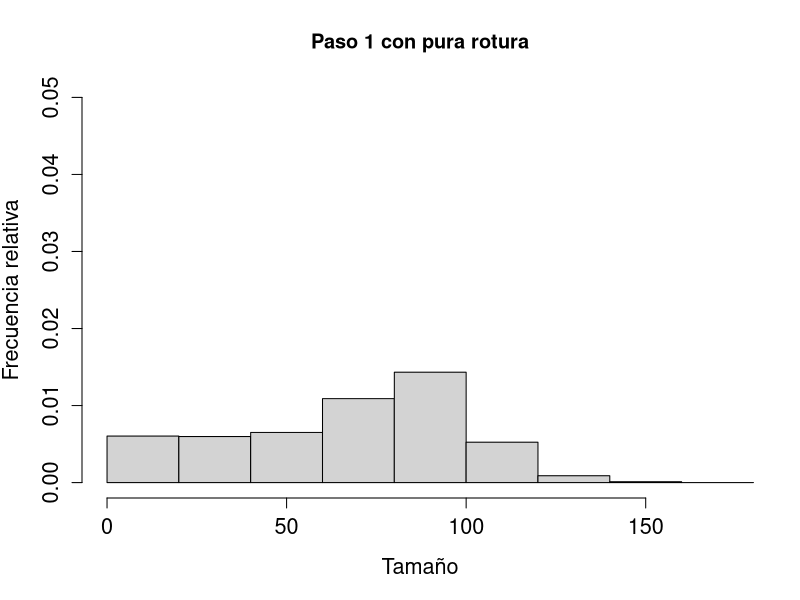
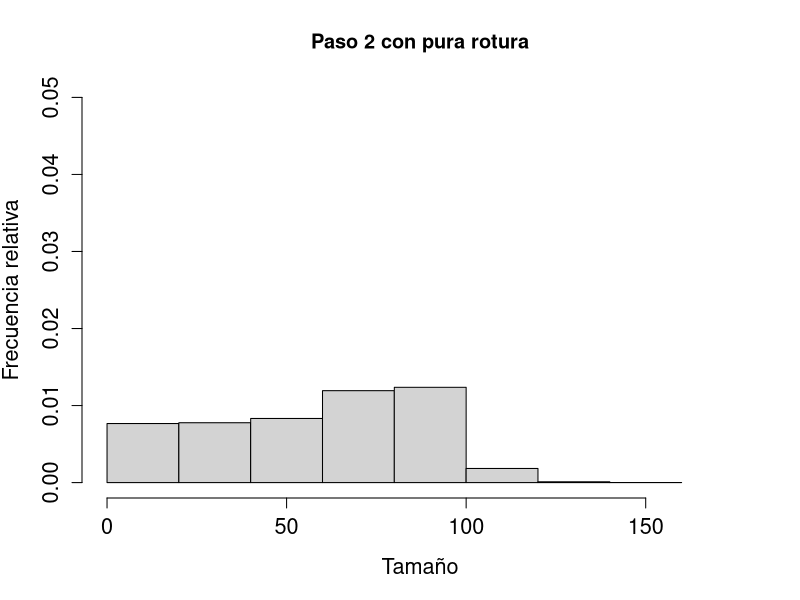
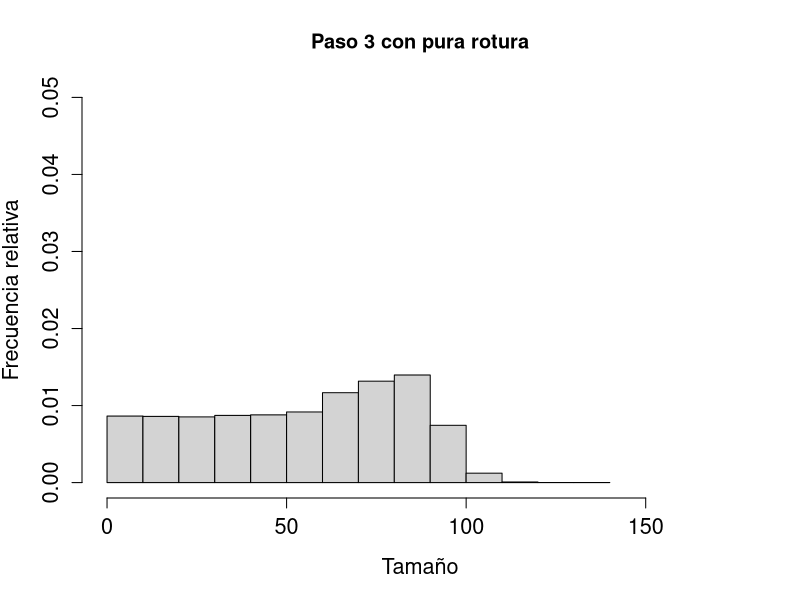
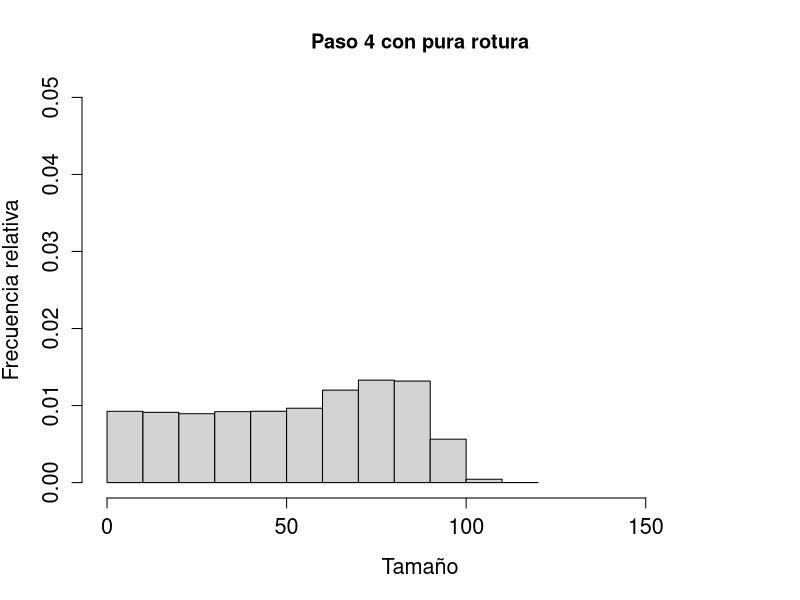
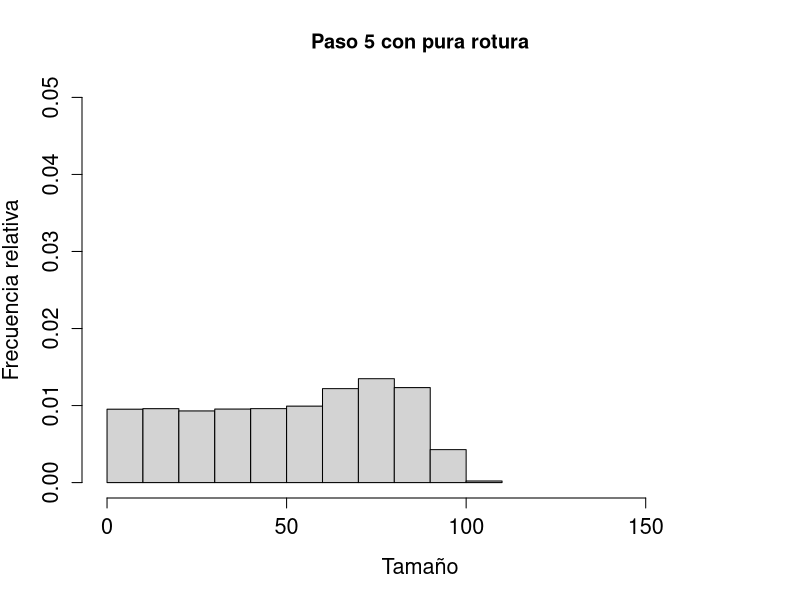
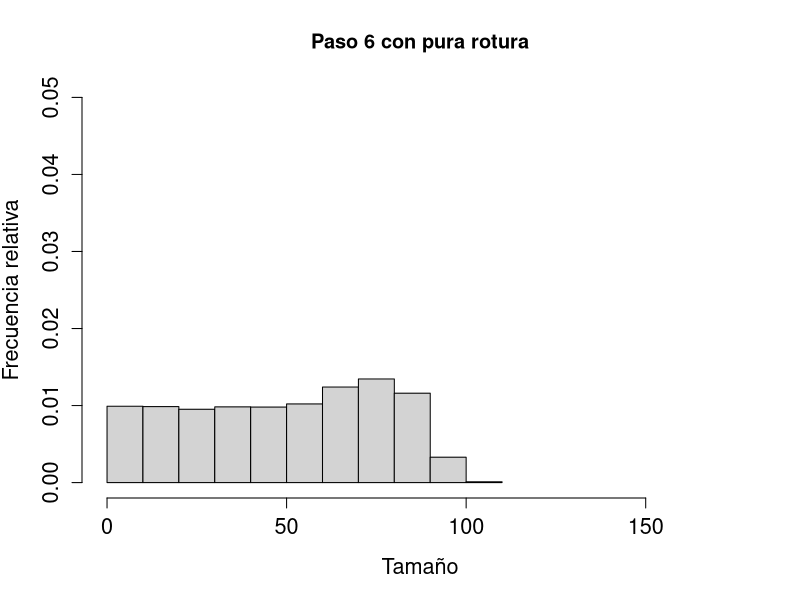
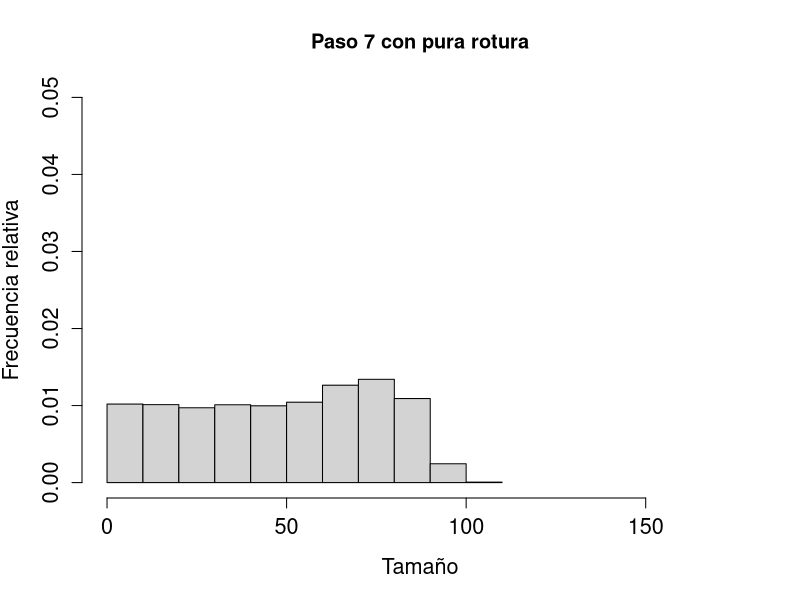
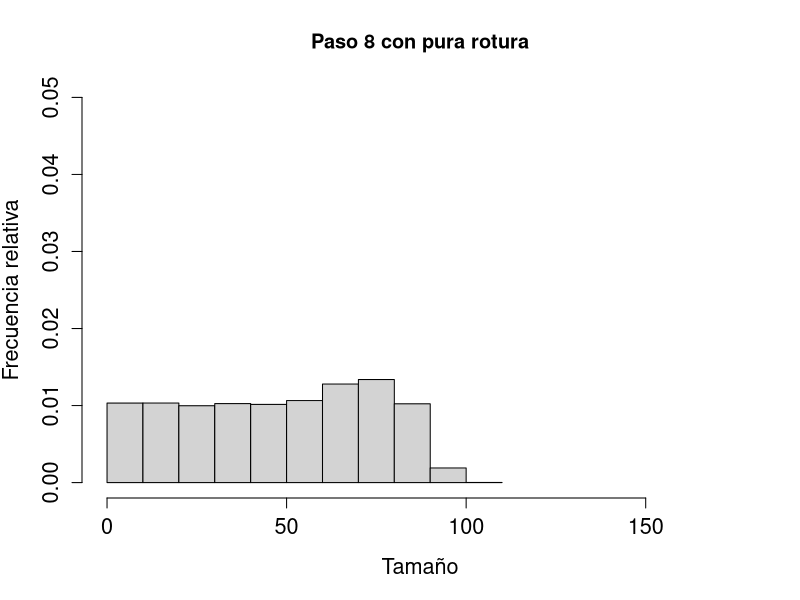

Source code (R) for these figures, in order:
k <- 10000
n <- 1000000
originales <- rnorm(k)
cumulos <- originales - min(originales) + 1
cumulos <- round(n * cumulos / sum(cumulos))
diferencia <- n - sum(cumulos)
if (diferencia > 0) {
    for (i in 1:diferencia) {
        p <- sample(1:k, 1)
        cumulos[p] <- cumulos[p] + 1
    }
} else if (diferencia < 0) {
    for (i in 1:-diferencia) {
        p <- sample(1:k, 1)
        if (cumulos[p] > 1) {
            cumulos[p] <- cumulos[p] - 1
        }
    }
}
c <- median(cumulos) # tamanio critico de cumulos
d <- sd(cumulos) / 4 # factor arbitrario para suavizar la curva
rotura <- function(x) {
    return (1 / (1 + exp((c - x) / d)))
}
union <- function(x) {
    return (exp(-x / c))
}
romperse <- function(tam, cuantos) {
    res <- integer()
    for (cumulo in 1:cuantos) {
        if (runif(1) < rotura(tam)) {
            primera <- sample(1:(tam-1), 1)
            segunda <- tam - primera
            res <- c(res, primera, segunda)
        } else {
            res <- c(res, tam)
        }
    }
    return(res)
}
freq <- as.data.frame(table(cumulos))
names(freq) <- c("tam", "num")
freq$tam <- as.numeric(levels(freq$tam))[freq$tam]
duracion <- 10
digitos <- floor(log(duracion, 10)) + 1
xmax <- NULL
for (paso in 1:duracion) {
    pedazos <- integer()
    for (i in 1:dim(freq)[1]) {
        urna <- freq[i,]
        pedazos <- c(pedazos, romperse(urna$tam, urna$num))
    }
    tl <- paste(paso, "", sep="")
    while (nchar(tl) < digitos) {
        tl <- paste("0", tl, sep="")
    }
    if (is.null(xmax)) {
        xmax <- 1.05 * max(pedazos)
    }
    png(paste("p8_t", tl, ".png", sep=""), width=300, height=300)
    hist(pedazos, breaks=10, main=paste("Paso", paso, "con pura rotura"), 
         freq=FALSE, xlim=c(0, xmax), ylim=c(0, 0.05),
         xlab="Tama\u{00f1}o", ylab="Frecuencia relativa", cex.lab=1.3, cex.axis=1.3)
    graphics.off()
    freq <- as.data.frame(table(pedazos))
    names(freq) <- c("tam", "num")
    freq$tam <- as.numeric(levels(freq$tam))[freq$tam]
}
